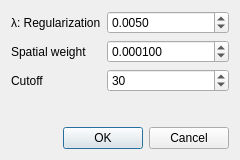
<?xml version="1.0" encoding="UTF-8"?>
<ui version="4.0">
 <class>GAECutPursuitDialog</class>
 <widget class="QDialog" name="GAECutPursuitDialog">
  <property name="geometry">
   <rect>
    <x>0</x>
    <y>0</y>
    <width>240</width>
    <height>160</height>
   </rect>
  </property>
  <property name="sizePolicy">
   <sizepolicy hsizetype="Maximum" vsizetype="Maximum">
    <horstretch>0</horstretch>
    <verstretch>0</verstretch>
   </sizepolicy>
  </property>
  <property name="windowTitle">
   <string>Cut Pursuit Partition</string>
  </property>
  <layout class="QVBoxLayout" name="verticalLayout">
   <item>
    <layout class="QFormLayout" name="formLayout">
     <item row="0" column="0">
      <widget class="QLabel" name="label">
       <property name="toolTip">
        <string>Regularization parameter</string>
       </property>
       <property name="text">
        <string>λ: Regularization</string>
       </property>
      </widget>
     </item>
     <item row="0" column="1">
      <widget class="QDoubleSpinBox" name="regularizationDoubleSpinBox">
       <property name="decimals">
        <number>4</number>
       </property>
       <property name="minimum">
        <double>0.000000000000000</double>
       </property>
       <property name="maximum">
        <double>1000000.000000000000000</double>
       </property>
       <property name="singleStep">
        <double>0.100000000000000</double>
       </property>
       <property name="value">
        <double>0.005000000000000</double>
       </property>
      </widget>
     </item>
     <item row="1" column="0">
      <widget class="QLabel" name="label_2">
       <property name="toolTip">
        <string>Multiplier of the coordinates to control the influence of large values</string>
       </property>
       <property name="text">
        <string>Spatial weight</string>
       </property>
      </widget>
     </item>
     <item row="1" column="1">
      <widget class="QDoubleSpinBox" name="spatialWeightDoubleSpinBox">
       <property name="decimals">
        <number>6</number>
       </property>
       <property name="minimum">
        <double>0.000001000000000</double>
       </property>
       <property name="maximum">
        <double>1.000000000000000</double>
       </property>
       <property name="singleStep">
        <double>0.000100000000000</double>
       </property>
       <property name="value">
        <double>0.000100000000000</double>
       </property>
      </widget>
     </item>
     <item row="2" column="0">
      <widget class="QLabel" name="label_3">
       <property name="toolTip">
        <string>Maximum node size</string>
       </property>
       <property name="text">
        <string>Cutoff</string>
       </property>
      </widget>
     </item>
     <item row="2" column="1">
      <widget class="QSpinBox" name="cutoffIntSpinBox">
       <property name="minimum">
        <number>1</number>
       </property>
       <property name="maximum">
        <number>100000</number>
       </property>
       <property name="value">
        <number>30</number>
       </property>
      </widget>
     </item>
    </layout>
   </item>
   <item>
    <spacer name="verticalSpacer">
     <property name="orientation">
      <enum>Qt::Vertical</enum>
     </property>
     <property name="sizeHint" stdset="0">
      <size>
       <width>20</width>
       <height>20</height>
      </size>
     </property>
    </spacer>
   </item>
   <item>
    <widget class="QDialogButtonBox" name="buttonBox">
     <property name="orientation">
      <enum>Qt::Horizontal</enum>
     </property>
     <property name="standardButtons">
      <set>QDialogButtonBox::Cancel|QDialogButtonBox::Ok</set>
     </property>
    </widget>
   </item>
  </layout>
 </widget>
 <resources/>
 <connections>
  <connection>
   <sender>buttonBox</sender>
   <signal>accepted()</signal>
   <receiver>GAECutPursuitDialog</receiver>
   <slot>accept()</slot>
   <hints>
    <hint type="sourcelabel">
     <x>248</x>
     <y>254</y>
    </hint>
    <hint type="destinationlabel">
     <x>157</x>
     <y>274</y>
    </hint>
   </hints>
  </connection>
  <connection>
   <sender>buttonBox</sender>
   <signal>rejected()</signal>
   <receiver>GAECutPursuitDialog</receiver>
   <slot>reject()</slot>
   <hints>
    <hint type="sourcelabel">
     <x>316</x>
     <y>260</y>
    </hint>
    <hint type="destinationlabel">
     <x>286</x>
     <y>274</y>
    </hint>
   </hints>
  </connection>
 </connections>
</ui>
